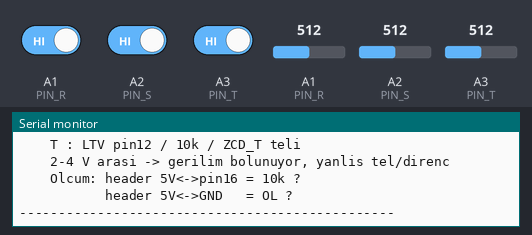
A sketch run on a simulated Arduino Uno, built with avr-gcc and run on an emulated ATmega328P. On the bench: the last lines printed to the serial monitor. The test bench sets the inputs (shaded band); at power-on: A1 (PIN_R) = 512, A2 (PIN_S) = 512, A3 (PIN_T) = 512, A1 (PIN_R) HIGH, A2 (PIN_S) HIGH, A3 (PIN_T) HIGH.

Above: at 2.5 s.
2.6 s: A1 (PIN_R) set to 716
At 3.2 s:
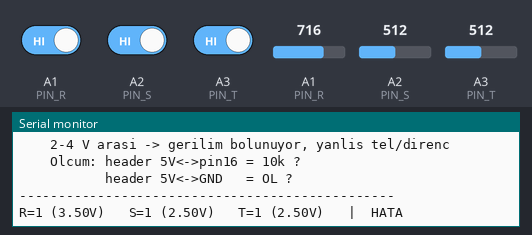
4.1 s: A2 (PIN_S) set to 716
At 4.8 s:
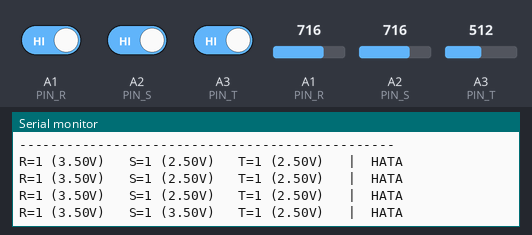
5.6 s: A3 (PIN_T) set to 716
At 6.3 s:
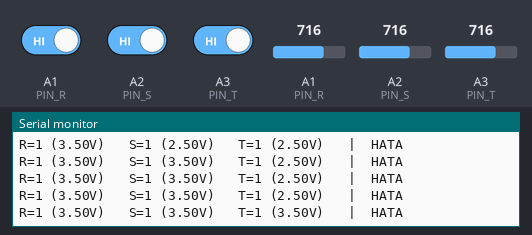
7.1 s: A1 (PIN_R) driven LOW
At 7.8 s:
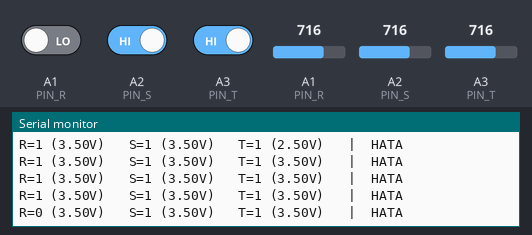
8.6 s: A2 (PIN_S) driven LOW
At 9.3 s:
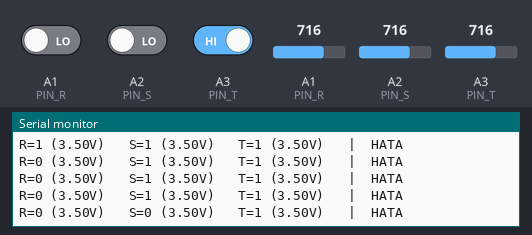
10.1 s: A3 (PIN_T) driven LOW
At 10.8 s:
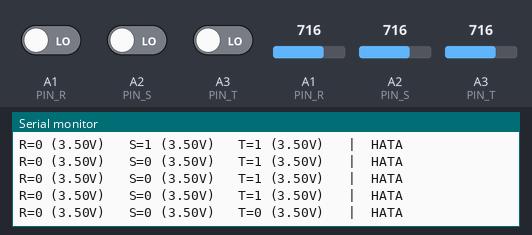

Measured:
- after the input at 2.6 s, the serial monitor: prints a new line after 0.25 s (image 1)
- after the input at 4.1 s, the serial monitor: prints a new line after 0.26 s (image 2)
- after the input at 5.6 s, the serial monitor: prints a new line after 0.27 s (image 3)
- after the input at 7.1 s, the serial monitor: prints a new line after 0.27 s (image 4)
- after the input at 8.6 s, the serial monitor: prints a new line after 0.28 s (image 5)
- after the input at 10.1 s, the serial monitor: prints a new line after 0.29 s (image 6)

The sketch:

LTV_ZCD_Test.ino
```cpp
/* ===================================================================
   ZCD KARTI  —  KABLOLAMA TESTI          (Fiziksel Adim 3.1)

   AMAC : Kontrol tarafinin (10k pull-up + header + Arduino kablosu)
          dogru baglandigini, guc tarafina hic dokunmadan dogrulamak.

   SART : TRAFO BAGLI DEGIL.  Kartin R/S/T/N klemenslerinde
          hicbir kablo yok.  Devrede sadece 5 V var.

   BAGLANTI
        ZCD header        Arduino Uno
        ----------        -----------
        5V           -->  5V
        GND          -->  GND
        ZCD_R        -->  A1
        ZCD_S        -->  A2
        ZCD_T        -->  A3

   BEKLENEN : R=1  S=1  T=1   ve  gerilimler ~5.0 V
   SEBEP    : AC yok -> LTV LED'leri sonuk -> fototransistorler kesimde
              -> 10k pull-up'lar hatlari 5 V'a cekiyor.
   =================================================================== */

const uint8_t PIN_R = A1;
const uint8_t PIN_S = A2;
const uint8_t PIN_T = A3;

const float V_MIN = 4.3;      // saglikli HIGH icin alt sinir
const float V_MAX = 5.3;

uint16_t okCount   = 0;
uint16_t failCount = 0;
bool     reported  = false;

float volts(uint8_t pin) {
  return analogRead(pin) * 5.0f / 1023.0f;
}

void setup() {
  // DIKKAT: INPUT_PULLUP KULLANMA. Harici 10k pull-up var;
  // dahili pull-up acilirsa eksik/kopuk harici direnci gizler.
  pinMode(PIN_R, INPUT);
  pinMode(PIN_S, INPUT);
  pinMode(PIN_T, INPUT);

  Serial.begin(115200);
  delay(300);

  Serial.println();
  Serial.println(F("================================================"));
  Serial.println(F("   ZCD KARTI - KABLOLAMA TESTI   (Adim 3.1)"));
  Serial.println(F("================================================"));
  Serial.println(F(" UYARI : TRAFO BAGLI OLMAMALI. Sadece 5 V."));
  Serial.println(F(" BEKLENEN : R=1 S=1 T=1  ve  ~5.0 V"));
  Serial.println(F("------------------------------------------------"));
  delay(1000);
}

void loop() {
  uint8_t r = digitalRead(PIN_R);
  uint8_t s = digitalRead(PIN_S);
  uint8_t t = digitalRead(PIN_T);

  float vr = volts(PIN_R);
  float vs = volts(PIN_S);
  float vt = volts(PIN_T);

  Serial.print(F("R="));  Serial.print(r);
  Serial.print(F(" ("));  Serial.print(vr, 2); Serial.print(F("V)"));
  Serial.print(F("   S=")); Serial.print(s);
  Serial.print(F(" ("));  Serial.print(vs, 2); Serial.print(F("V)"));
  Serial.print(F("   T=")); Serial.print(t);
  Serial.print(F(" ("));  Serial.print(vt, 2); Serial.print(F("V)"));
  Serial.print(F("   |  "));

  bool levelsOk = (r == 1 && s == 1 && t == 1);
  bool voltsOk  = (vr > V_MIN && vr < V_MAX) &&
                  (vs > V_MIN && vs < V_MAX) &&
                  (vt > V_MIN && vt < V_MAX);

  if (levelsOk && voltsOk) {
    okCount++; failCount = 0;
    Serial.print(F("OK  ")); Serial.println(okCount);

    if (okCount == 20 && !reported) {
      reported = true;
      Serial.println(F("------------------------------------------------"));
      Serial.println(F(" >> GECTI"));
      Serial.println(F("    Pull-up'lar, header ve Arduino kablosu dogru."));
      Serial.println(F("    TEST 3.2'ye gecebilirsin (trafo baglanacak)."));
      Serial.println(F("------------------------------------------------"));
    }
  } else {
    failCount++; okCount = 0; reported = false;
    Serial.println(F("HATA"));

    if (failCount == 3) {
      Serial.println(F("------------------------------------------------"));
      Serial.println(F(" >> KALDI - kontrol listesi:"));

      if (r == 0 || vr < V_MIN) Serial.println(F("    R : LTV pin16 / 10k / ZCD_R teli"));
      if (s == 0 || vs < V_MIN) Serial.println(F("    S : LTV pin14 / 10k / ZCD_S teli"));
      if (t == 0 || vt < V_MIN) Serial.println(F("    T : LTV pin12 / 10k / ZCD_T teli"));

      if (r == 0 && s == 0 && t == 0)
        Serial.println(F("    Hepsi 0 -> 5V / GND ters baglanmis olabilir"));

      if ((vr > 2.0 && vr < 4.3) || (vs > 2.0 && vs < 4.3) || (vt > 2.0 && vt < 4.3))
        Serial.println(F("    2-4 V arasi -> gerilim bolunuyor, yanlis tel/direnc"));

      Serial.println(F("    Olcum: header 5V<->pin16 = 10k ?"));
      Serial.println(F("           header 5V<->GND   = OL ?"));
      Serial.println(F("------------------------------------------------"));
    }
  }

  delay(500);
}
```
